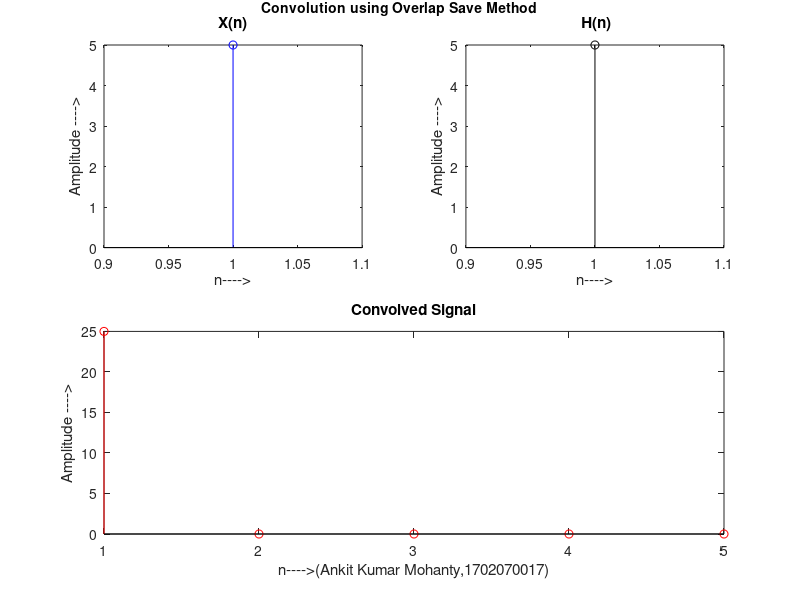

MATLAB code to generate this figure:
clc;
clear all;
x=input('Enter 1st sequence X(n)= ');
h=input('Enter 2nd sequence H(n)= ');
L=input('Enter length of each block L = ');
subplot (2,2,1);
stem(x);
stem(x,'blue');
xlabel ('n---->');
ylabel ('Amplitude ---->');
title('X(n)');
subplot (2,2,2);
stem(h);
stem(h,'black');
xlabel ('n---->');
ylabel ('Amplitude ---->');
title(' H(n)');
M=length(h);
lx=length(x);
r=rem(lx,L);
x1=[x zeros(1,L-r)];
nr=(length(x1))/L;
h1=[h zeros(1,L-1)];
for k=1:nr
    Ma(k,:)=x1(((k-1)*L+1):k*L);
    if k==1
        Ma1(k,:)=[zeros(1,M-1) Ma(k,:)];
    else 
        Ma1(k,:)=[Ma(k-1,(L-M+2):L) Ma(k,:)];        
    end
     Ma2(k,:)=ifft(fft(Ma1(k,:)).*fft(h1));
end
Ma3=Ma2(:,M:(L+M-1));
y1=Ma3';
y=y1(:);
subplot (2,2,3:4);
stem(y,'red');
xlabel ('n---->(Ankit Kumar Mohanty,1702070017)');
ylabel ('Amplitude ---->');
title ('Convolved Signal');
ha = axes ('Position',[0 0 1 1],'Xlim',[0 1],'Ylim',[0 1],'Box','off','Visible','off','Units','normalized', 'clipping' , 'off');
text (0.5, 1,'\bf Convolution using Overlap Save Method ','HorizontalAlignment','center','VerticalAlignment', 'top')
disp(y)